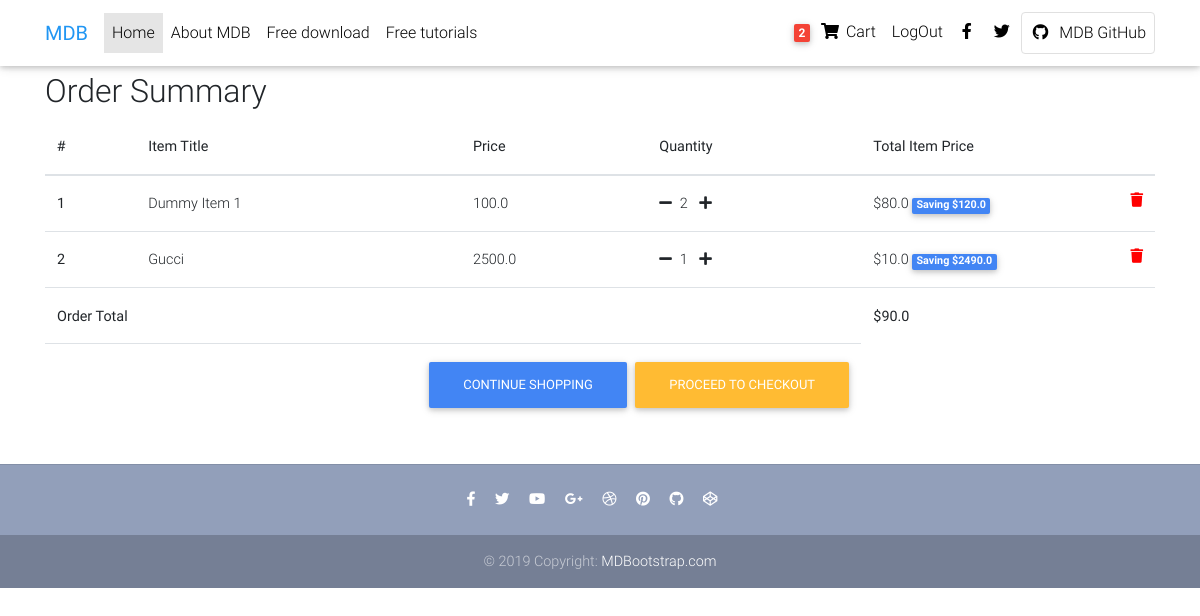
Page /order-summary/ (signed in) on the committed database.
### ecommerce/models.py (models this page shows, shortened)
class Order(models.Model):
    user = models.ForeignKey(settings.AUTH_USER_MODEL, on_delete=models.CASCADE)
    items = models.ManyToManyField(OrderItem)
    start_date = models.DateTimeField(auto_now_add=True)
    ordered_date = models.DateTimeField()
    ordered = models.BooleanField(default=False)
    billing_address = models.ForeignKey('BillingAddress', on_delete=models.SET_NULL, blank=True, null=True)
    def get_total(self):
        total = 0
        for order_item in self.items.all():
            total += order_item.get_final_price()
        return total

class OrderItem(models.Model):
    user = models.ForeignKey(settings.AUTH_USER_MODEL, on_delete=models.CASCADE)
    ordered = models.BooleanField(default=False)
    item = models.ForeignKey(Item, on_delete=models.CASCADE)
    quantity = models.IntegerField(default=1)
    def get_total_item_price(self):
        return self.quantity * self.item.price
    def get_total_discount_item_price(self):
        return self.quantity * self.item.discount_price
    def get_amount_saved(self):
        return self.get_total_item_price() - self.get_total_discount_item_price()
    def get_final_price(self):
        if self.item.discount_price:
            return self.get_total_discount_item_price()
        else:
            return self.get_total_item_price()

class Item(models.Model):
    title = models.CharField(max_length=100)
    price = models.FloatField()
    discount_price = models.FloatField(blank=True, null=True)
    category = models.CharField(choices=CATEGORY_CHOICES, max_length=2)
    label = models.CharField(choices=LABEL_CHOICES, max_length=1)
    slug = models.SlugField()
    description = models.TextField()

### ecommerce/views.py (the view)
# urls.py: path('order-summary/', OrderSummaryView.as_view(), name='order-summary'),
class OrderSummaryView(LoginRequiredMixin, View):
    def get(self, *args, **kwargs):
        try:
            order = Order.objects.get(user=self.request.user, ordered=False)
            context = {
                'object': order
            }
            return render(self.request, 'order_summary.html', context)
        except ObjectDoesNotExist:
            messages.error(self.request, "You do Not Have An Active Order")
            return redirect("/")

### ecommerce/templatetags/cart_template_tags.py (called while the page is built)
@register.filter
def cart_item_count(user):
    if user.is_authenticated:
        qs = Order.objects.filter(user=user, ordered=False)
        if qs.exists():
            return qs[0].items.count()
    return 0

### templates/order_summary.html (shortened to what this page needs)
{% extends 'base.html' %}
{% load static %}
{% block content %}
  <main>
    <div class="container">
<div class="table-responsive text-nowrap">
    <h2>Order Summary</h2>
  <table class="table">
    <thead>
      <tr>
          <th scope="col">#</th>
        <th scope="col">Item Title</th>
        <th scope="col">Price</th>
        <th scope="col">Quantity</th>
        <th scope="col">Total Item Price</th>
      </tr>
    </thead>
    <tbody>
    {% for order_item in object.items.all %}
     <tr>
        <th scope="row">{{ forloop.counter }}</th>
        <td>{{ order_item.item.title }}</td>
        <td>{{ order_item.item.price }}</td>
          <td><a href="{% url 'remove-single-item-from-cart' order_item.item.slug %}"><i class="fas fa-minus mr-2"></i></a>{{ order_item.quantity }} <a href="{% url 'add-to-cart' order_item.item.slug %}"><i class="fas fa-plus ml-2"></i></a></td>
        <td>
            {% if order_item.item.discount_price %}
            ${{ order_item.get_total_discount_item_price }}
                <span class="badge badge-primary">Saving ${{ order_item.get_amount_saved }}</span>
            {% else %}
                ${{ order_item.get_total_item_price }}
            {% endif %}
            <a style="color: red;" href="{% url 'remove-from-cart' order_item.item.slug %}"><i class="fas fa-trash float-right"></i></a>
        </td>
      </tr>
      {% endfor %}
    {% if object.get_total %}
    <tr>
        <td colspan="4"><b>Order Total</b></td>
        <td><b>${{ object.get_total }}</b></td>
        </tr>
    <tr>
        <td colspan="4">
            <a class="btn btn-warning float-right ml-2" href="/checkout/">Proceed To Checkout</a>
            <a class="btn btn-primary float-right" href="/">Continue Shopping</a>
        </td>
    </tr>
{% endif %}
    </tbody>
  </table>
</div>
    </div>
  </main>
{% endblock content %}

### templates/navbar.html (shortened to what this page needs)
{% load cart_template_tags %}
  <nav class="navbar fixed-top navbar-expand-lg navbar-light white scrolling-navbar">
    <div class="container">
      <a class="navbar-brand waves-effect" href="https://mdbootstrap.com/docs/jquery/" target="_blank">
        <strong class="blue-text">MDB</strong>
      </a>
      <div class="collapse navbar-collapse" id="navbarSupportedContent">
        <ul class="navbar-nav mr-auto">
          <li class="nav-item active">
            <a class="nav-link waves-effect" href="#">Home
            </a>
          </li>
          <li class="nav-item">
            <a class="nav-link waves-effect" href="https://mdbootstrap.com/docs/jquery/" target="_blank">About MDB</a>
          </li>
          <li class="nav-item">
            <a class="nav-link waves-effect" href="https://mdbootstrap.com/docs/jquery/getting-started/download/"
              target="_blank">Free download</a>
          </li>
          <li class="nav-item">
            <a class="nav-link waves-effect" href="https://mdbootstrap.com/education/bootstrap/" target="_blank">Free
              tutorials</a>
          </li>
        </ul>
        <ul class="navbar-nav nav-flex-icons">
            {% if request.user.is_authenticated %}
          <li class="nav-item">
            <a  href="{% url 'order-summary' %}" class="nav-link waves-effect">
              <span class="badge red z-depth-1 mr-1"> {{ request.user|cart_item_count }} </span>
              <i class="fas fa-shopping-cart"></i>
              <span class="clearfix d-none d-sm-inline-block"> Cart </span>
            </a>
          </li>
                <li class="nav-item">
            <a class="nav-link waves-effect" href="{% url 'account_logout' %}">
              <span class="clearfix d-none d-sm-inline-block"> LogOut </span>
            </a>
          </li>
            {% endif %}
          <li class="nav-item">
            <a href="https://www.facebook.com/mdbootstrap" class="nav-link waves-effect" target="_blank">
              <i class="fab fa-facebook-f"></i>
            </a>
          </li>
          <li class="nav-item">
            <a href="https://twitter.com/MDBootstrap" class="nav-link waves-effect" target="_blank">
              <i class="fab fa-twitter"></i>
            </a>
          </li>
          <li class="nav-item">
            <a href="https://github.com/mdbootstrap/bootstrap-material-design" class="nav-link border border-light rounded waves-effect"
              target="_blank">
              <i class="fab fa-github mr-2"></i>MDB GitHub
            </a>
          </li>
        </ul>
      </div>
    </div>
  </nav>

### templates/base.html (style rules this page uses)
html, body, header, .carousel { height: 60vh; }

### rows in the picture
OrderItem: item "Dummy Item 1", item.price "100.0", quantity "2", get_total_discount_item_price "80.0", get_amount_saved "120.0"
OrderItem: item "Gucci", item.price "2500.0", quantity "1", get_total_discount_item_price "10.0", get_amount_saved "2490.0"
Order: get_total "90.0"

### other values in the picture
{{ request.user|cart_item_count }} "2"
